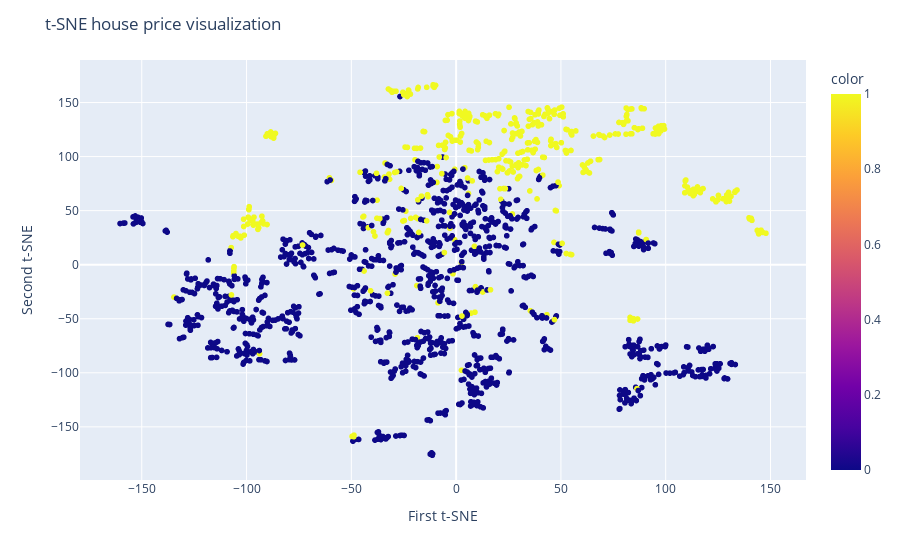

This figure's notebook cell:
### Code cell
X_tsne = tsne.fit_transform(df_transform)
fig = px.scatter(x=X_tsne[:, 0], y=X_tsne[:, 1], color=df_transform['clusters'])
fig.update_layout(
    title="t-SNE house price visualization",
    xaxis_title="First t-SNE",
    yaxis_title="Second t-SNE",
)
fig.show()
# images save in this folder
#fig.write(f"(2) GMM_tsne with 2 clusters.png")

### Figure 1 — Plotly figure (JSON) as saved in the notebook; plotly's stock layout.template omitted (floating-point values rounded to 4 significant figures; data arrays with more than 128 entries replaced by an {"elided": "..."} marker saying what was removed)
{"data": [{"hovertemplate": "x=%{x}<br>y=%{y}<br>color=%{marker.color}<extra></extra>", "legendgroup": "", "marker": {"color": {"elided": "1460 int values"}, "coloraxis": "coloraxis", "symbol": "circle"}, "mode": "markers", "name": "", "showlegend": false, "type": "scattergl", "x": {"elided": "1460 float values"}, "xaxis": "x", "y": {"elided": "1460 float values"}, "yaxis": "y"}], "layout": {"coloraxis": {"colorbar": {"title": {"text": "color"}}, "colorscale": [[0, "#0d0887"], [0.1111, "#46039f"], [0.2222, "#7201a8"], [0.3333, "#9c179e"], [0.4444, "#bd3786"], [0.5556, "#d8576b"], [0.6667, "#ed7953"], [0.7778, "#fb9f3a"], [0.8889, "#fdca26"], [1, "#f0f921"]]}, "legend": {"tracegroupgap": 0}, "margin": {"t": 60}, "title": {"text": "t-SNE house price visualization"}, "xaxis": {"anchor": "y", "domain": [0, 1], "title": {"text": "First t-SNE"}}, "yaxis": {"anchor": "x", "domain": [0, 1], "title": {"text": "Second t-SNE"}}}}
